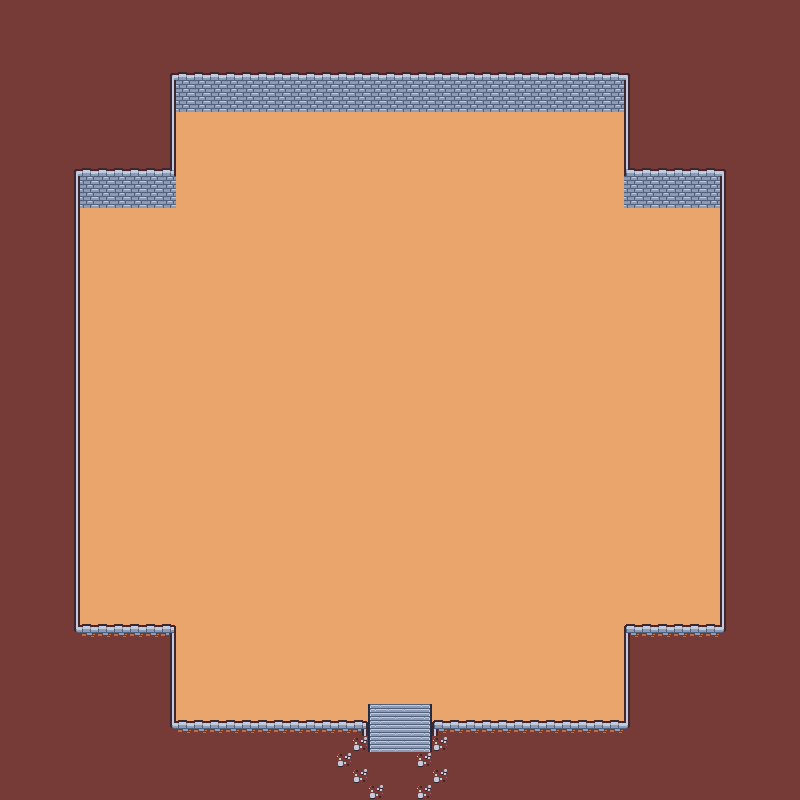

Rendered tile map (Tiled .tmx) drawn with the repository's tilesets; below, a short description and the map source with its tile grids summarised:
An orthogonal 50x50 tile map with 16x16 px tiles, 3 tile layers (Below_layer, World, Above Player), 2 tilesets and 1 object (Spawn_point).

<map version="1.10" tiledversion="1.10.2" orientation="orthogonal" renderorder="right-down" width="50" height="50" tilewidth="16" tileheight="16" infinite="0" nextlayerid="5" nextobjectid="2">
 <editorsettings>
  <export target="Mapa.json" format="json" />
 </editorsettings>
 <tileset firstgid="1" source="tilemap.tsx" />
 <tileset firstgid="133" name="tilemap" tilewidth="16" tileheight="16" spacing="1" tilecount="132" columns="12">
  <image source="tilemap.png" width="203" height="186" />
 </tileset>
 <layer id="1" name="Below_layer" width="50" height="50">
  <data>[2500 cells, 2500 non-empty, 4 distinct tile ids]</data>
 </layer>
 <layer id="2" name="World" width="50" height="50">
  <data>[2500 cells, 1116 non-empty, 15 distinct tile ids]</data>
 </layer>
 <layer id="3" name="Above Player" width="50" height="50">
  <data>[2500 cells, 0 non-empty, 0 distinct tile ids]</data>
 </layer>
 <objectgroup id="4" name="spawn">
  <object id="1" name="Spawn_point" x="399" y="731.25">
   <point />
  </object>
 </objectgroup>
</map>
